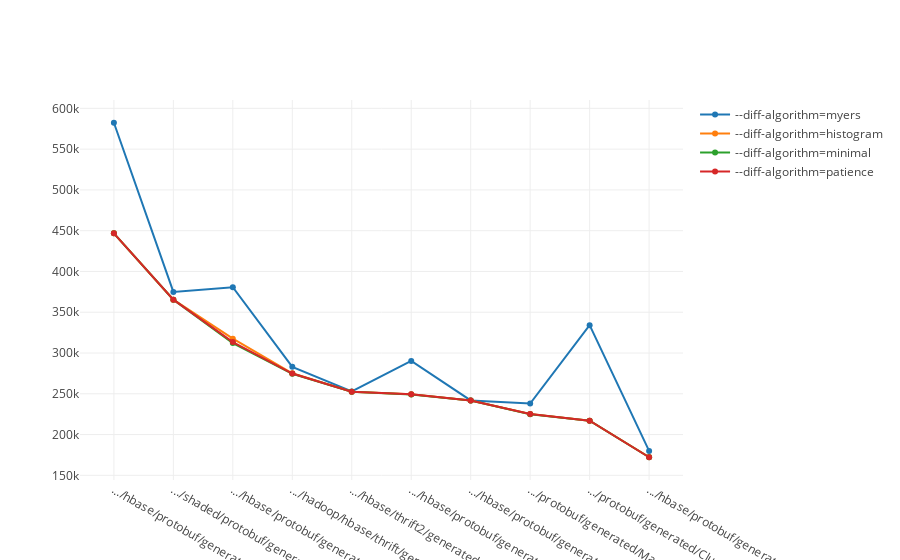

This figure's notebook cell:
### Code cell
df = pd.read_csv('diff_file.csv')
#df = df.sort_values('SUM #line_changed-hist', ascending=False)

trace1 = go.Scatter(
    x=df['filename'][:10],
    y=df['SUM #line_changed-myers'][:10],
    name='--diff-algorithm=myers'
)

trace2 = go.Scatter(
    x=df['filename'][:10],
    y=df['SUM #line_changed-hist'][:10],
    name='--diff-algorithm=histogram'
)

trace3 = go.Scatter(
    x=df['filename'][:10],
    y=df['SUM #line_changed-min'][:10],
    name='--diff-algorithm=minimal'
)

trace4 = go.Scatter(
    x=df['filename'][:10],
    y=df['SUM #line_changed-pat'][:10],
    name='--diff-algorithm=patience'
)

dt = [trace1, trace2, trace3, trace4]
layout = go.Layout(
    barmode='group'
)

init_notebook_mode(connected=True)
fig = go.Figure(data=dt, layout=layout)
iplot(fig, show_link=False)

### Figure 1 — Plotly figure (JSON) as saved in the notebook; plotly's stock layout.template omitted (floating-point values rounded to 4 significant figures)
{"data": [{"name": "--diff-algorithm=myers", "type": "scatter", "x": [".../hbase/protobuf/generated/MasterProtos.java", ".../shaded/protobuf/generated/MasterProtos.java", ".../hbase/protobuf/generated/ClientProtos.java", ".../hadoop/hbase/thrift/generated/Hbase.java", ".../hbase/thrift2/generated/THBaseService.java", ".../hbase/protobuf/generated/HBaseProtos.java", ".../hbase/protobuf/generated/QuotaProtos.java", ".../protobuf/generated/MasterProcedureProtos.java", ".../protobuf/generated/ClusterStatusProtos.java", ".../hbase/protobuf/generated/AdminProtos.java"], "y": [582362, 374934, 380722, 283020, 252811, 290266, 241814, 238036, 334148, 179906]}, {"name": "--diff-algorithm=histogram", "type": "scatter", "x": [".../hbase/protobuf/generated/MasterProtos.java", ".../shaded/protobuf/generated/MasterProtos.java", ".../hbase/protobuf/generated/ClientProtos.java", ".../hadoop/hbase/thrift/generated/Hbase.java", ".../hbase/thrift2/generated/THBaseService.java", ".../hbase/protobuf/generated/HBaseProtos.java", ".../hbase/protobuf/generated/QuotaProtos.java", ".../protobuf/generated/MasterProcedureProtos.java", ".../protobuf/generated/ClusterStatusProtos.java", ".../hbase/protobuf/generated/AdminProtos.java"], "y": [446784, 365418, 317592, 275128, 252425, 249506, 241684, 225088, 216928, 172440]}, {"name": "--diff-algorithm=minimal", "type": "scatter", "x": [".../hbase/protobuf/generated/MasterProtos.java", ".../shaded/protobuf/generated/MasterProtos.java", ".../hbase/protobuf/generated/ClientProtos.java", ".../hadoop/hbase/thrift/generated/Hbase.java", ".../hbase/thrift2/generated/THBaseService.java", ".../hbase/protobuf/generated/HBaseProtos.java", ".../hbase/protobuf/generated/QuotaProtos.java", ".../protobuf/generated/MasterProcedureProtos.java", ".../protobuf/generated/ClusterStatusProtos.java", ".../hbase/protobuf/generated/AdminProtos.java"], "y": [446760, 365406, 312192, 274488, 252391, 249090, 241684, 224998, 216900, 172168]}, {"name": "--diff-algorithm=patience", "type": "scatter", "x": [".../hbase/protobuf/generated/MasterProtos.java", ".../shaded/protobuf/generated/MasterProtos.java", ".../hbase/protobuf/generated/ClientProtos.java", ".../hadoop/hbase/thrift/generated/Hbase.java", ".../hbase/thrift2/generated/THBaseService.java", ".../hbase/protobuf/generated/HBaseProtos.java", ".../hbase/protobuf/generated/QuotaProtos.java", ".../protobuf/generated/MasterProcedureProtos.java", ".../protobuf/generated/ClusterStatusProtos.java", ".../hbase/protobuf/generated/AdminProtos.java"], "y": [446796, 365442, 313424, 274816, 252425, 249312, 241684, 225104, 216900, 172162]}], "layout": {"barmode": "group"}}
